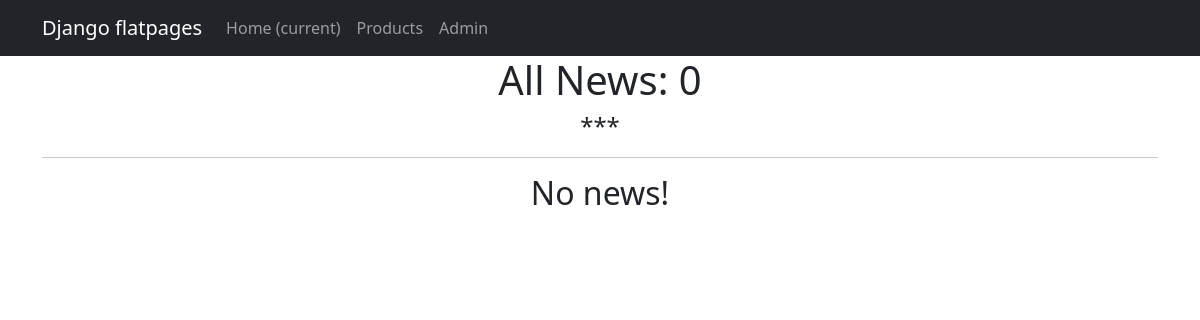
The page /news/ on the database as committed earlier.
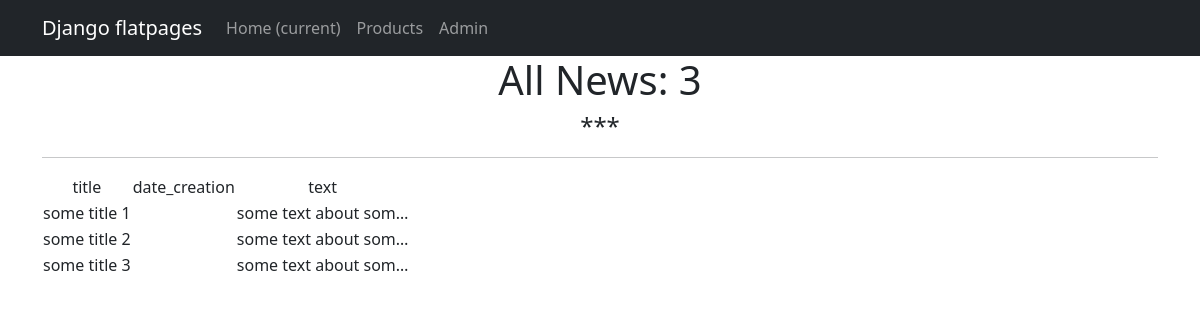
The same page on the database as committed later.
### news/models.py (models this page shows, shortened)
class Post(models.Model):
    author = models.ForeignKey(Author, on_delete=models.CASCADE)
    NEWS = 'NW'
    ARTICLE = 'AR'
    CATEGORY_CHOICES = (
        (NEWS, 'Новость'),
        (ARTICLE, 'Статья'),
    )
    category_type = models.CharField(max_length=2, choices=CATEGORY_CHOICES, default=ARTICLE)
    date_creation = models.DateTimeField(auto_now_add=True)
    post_category = models.ManyToManyField(Category, through='PostCategory')
    title = models.CharField(max_length=128)
    text = models.TextField()
    rating = models.SmallIntegerField(default=0)

### news/views.py (the view)
# urls.py: path('', PostList.as_view()),
class PostList(ListView):
    model = Post # indicate the model, whose objects we will show
    ordering = 'title'
    template_name = 'news.html'
    context_object_name = 'news'
    def get_context_data(self, **kwargs):
        context = super().get_context_data(**kwargs)
        return context

### templates/news.html (shortened to what this page needs)
{% extends 'flatpages/default.html' %}
{% load custom_filters %}
{% block content %}
    <h1> All News: {{ news|length }} </h1>
    <h4>***</h4>
    <hr>
    {% if news %}
        <table>
            <tr>
                <td>title</td>
                <td>date_creation</td>
                <td>text</td>
            </tr>
            {% for post in news %}
            <tr>
                <td>{{ post.title }}</td>
                <td>{{ post.date_creation|date:'d M Y' }}</td>
                <td>{{ post.text|truncatechars:20}}</td>
            </tr>
            {% endfor %}
        </table>
    {% else %}
        <h2> No news! </h2>
    {% endif %}
{% endblock content %}

### templates/flatpages/default.html (shortened to what this page needs)
<!DOCTYPE html>
<html lang="en">
    <head>
        {% load static %}
        <link href="{% static 'css/styles.css' %}" rel="stylesheet" />
    </head>
    <body>
<nav class="navbar navbar-expand-lg navbar-dark bg-dark static-top">
   <div class="container">
       <a class="navbar-brand" href="#">Django flatpages</a>
       <div class="collapse navbar-collapse" id="navbarResponsive">
           <ul class="navbar-nav ml-auto">
               <li class="nav-item active">
                   <a class="nav-link" href="#">Home
                       <span class="sr-only">(current)</span>
                   </a>
               </li>
               <li class="nav-item">
                   <a class="nav-link" href="/products/">Products</a>
               </li>
               <li class="nav-item">
                   <a class="nav-link" href="/admin/">Admin</a>
               </li>
           </ul>
       </div>
   </div>
</nav>
        <div class = "container">
            <div class = "row">
                <div class = "col-lg-12 text-center">
                    {% block content %}
                    {% endblock content %}
                </div>
            </div>
        </div>
    </body>
</html>

Rows that differ between the two databases and show on the page:
added Post: title "some title 1", text "some text about som…"
added Post: title "some title 2", text "some text about som…"
added Post: title "some title 3", text "some text about som…"
Other text that changed with them:
{{ news|length }}: "0" → "3"
text no longer shown: "No news!"
text now shown: "title date_creation text"
